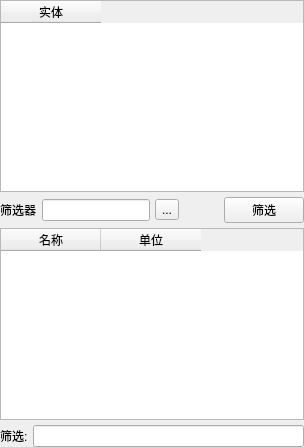
         <widget class="QWidget" name="page_14">
          <layout class="QVBoxLayout" name="verticalLayout_31">
           <property name="spacing">
            <number>5</number>
           </property>
           <property name="leftMargin">
            <number>0</number>
           </property>
           <property name="topMargin">
            <number>0</number>
           </property>
           <property name="rightMargin">
            <number>0</number>
           </property>
           <property name="bottomMargin">
            <number>0</number>
           </property>
           <item>
            <widget class="QTableWidget" name="tableWidget_Entity_4">
             <column>
              <property name="text">
               <string>实体</string>
              </property>
              <property name="textAlignment">
               <set>AlignCenter</set>
              </property>
             </column>
            </widget>
           </item>
           <item>
            <layout class="QHBoxLayout" name="horizontalLayout_29">
             <item>
              <widget class="QLabel" name="label_12">
               <property name="text">
                <string>筛选器</string>
               </property>
              </widget>
             </item>
             <item>
              <widget class="QLineEdit" name="lineEdit_7"/>
             </item>
             <item>
              <widget class="QToolButton" name="toolButton_4">
               <property name="text">
                <string>...</string>
               </property>
              </widget>
             </item>
             <item>
              <spacer name="horizontalSpacer_16">
               <property name="orientation">
                <enum>Qt::Horizontal</enum>
               </property>
               <property name="sizeHint" stdset="0">
                <size>
                 <width>40</width>
                 <height>20</height>
                </size>
               </property>
              </spacer>
             </item>
             <item>
              <widget class="QPushButton" name="pushButton_5">
               <property name="text">
                <string>筛选</string>
               </property>
              </widget>
             </item>
            </layout>
           </item>
           <item>
            <widget class="QTableWidget" name="tableWidget_nameUnits_4">
             <property name="selectionBehavior">
              <enum>QAbstractItemView::SelectRows</enum>
             </property>
             <column>
              <property name="text">
               <string>名称</string>
              </property>
             </column>
             <column>
              <property name="text">
               <string>单位</string>
              </property>
             </column>
            </widget>
           </item>
           <item>
            <layout class="QHBoxLayout" name="horizontalLayout_30">
             <item>
              <widget class="QLabel" name="label_13">
               <property name="text">
                <string>筛选:</string>
               </property>
              </widget>
             </item>
             <item>
              <widget class="QLineEdit" name="lineEdit_8"/>
             </item>
            </layout>
           </item>
          </layout>
         </widget>
